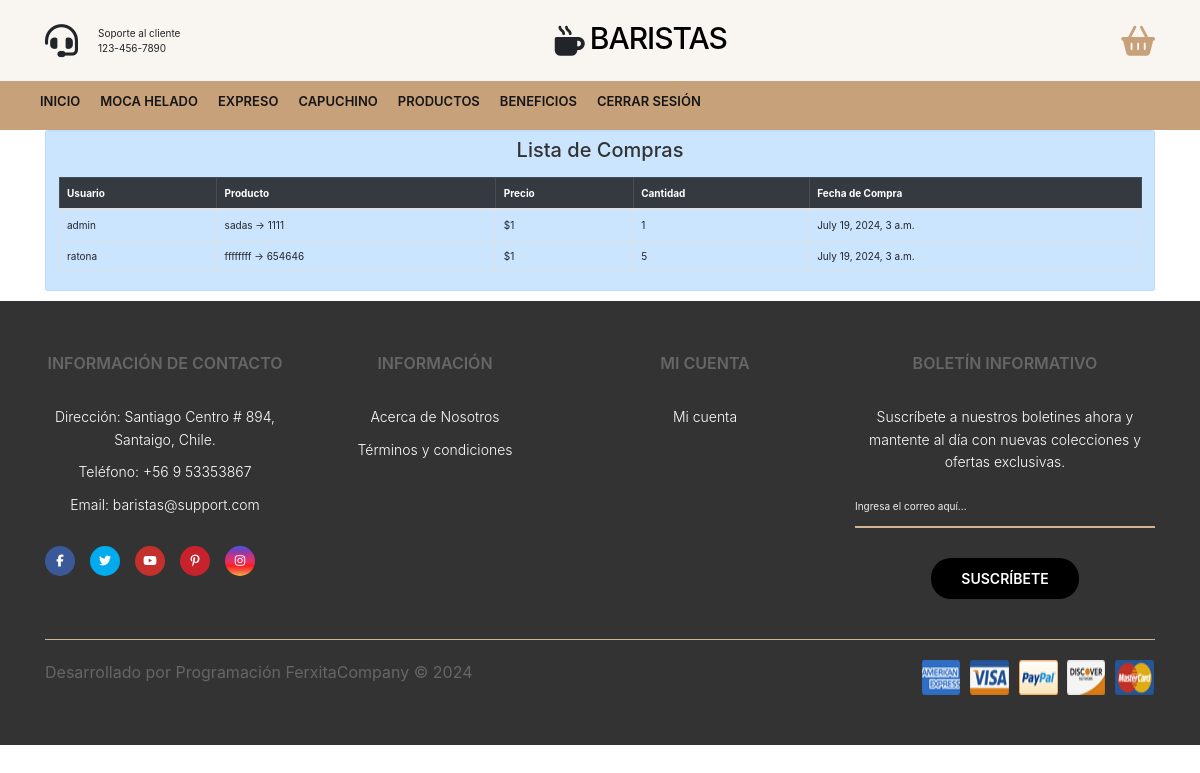
Before: /proyecto/admin_panel/lista-compras/ with the older database file.
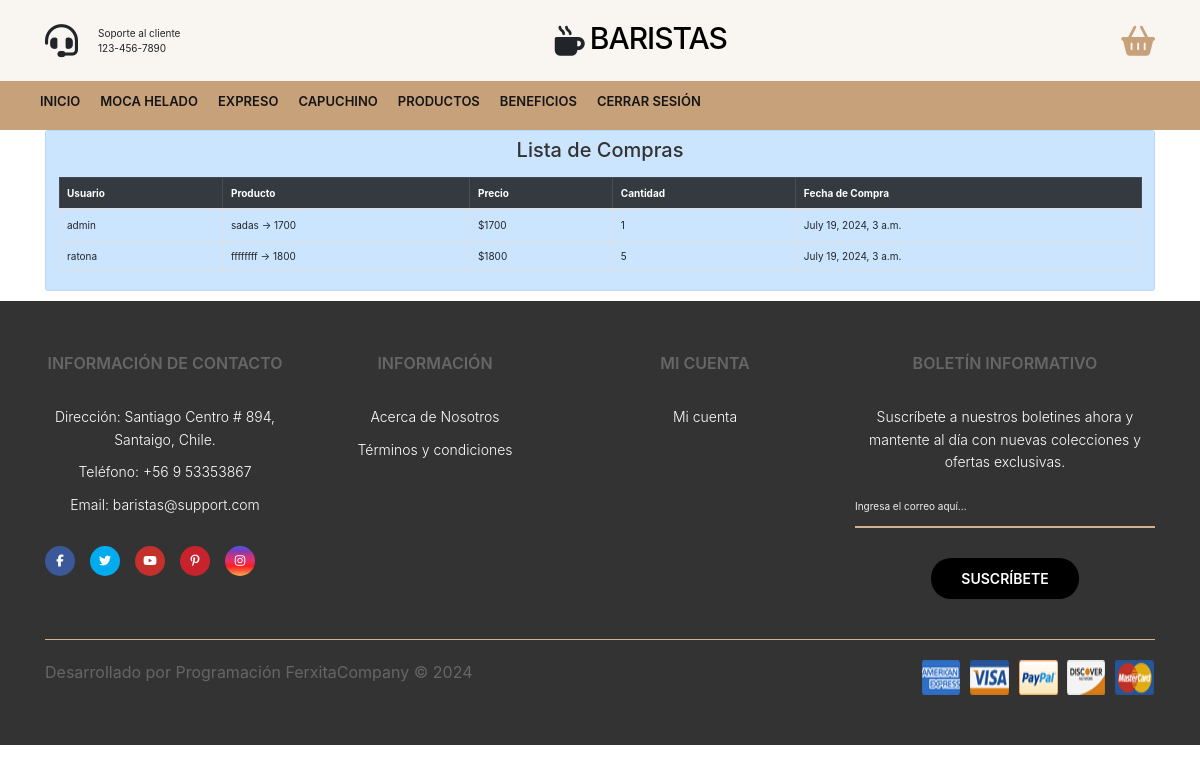
After: the same page with the newer database file.
### proyecto/models.py (models this page shows, shortened)
class Compra(models.Model):
    usuario = models.ForeignKey(User, on_delete=models.CASCADE)
    producto = models.ForeignKey(Producto, on_delete=models.CASCADE)
    cantidad = models.PositiveIntegerField(default=1)
    precio_unitario = models.DecimalField(max_digits=10, decimal_places=0)
    total = models.DecimalField(max_digits=10, decimal_places=0)
    fecha_compra = models.DateTimeField(auto_now_add=True)
    def total(self):
        return self.precio * self.cantidad

class Producto(models.Model):
    nombre = models.CharField(max_length=64)
    categoria = models.CharField(max_length=32)
    precio = models.DecimalField(max_digits=10, decimal_places=0)
    imagen = models.ImageField(upload_to='productos/', default='img/default.jpg')
    def __str__(self):
        return f'{self.nombre} -> {self.precio}'

### proyecto/views.py (the view)
# urls.py: path('admin_panel/lista-compras/', views.lista_compras, name='lista_compras'),
def lista_compras(request):
    compras = Compra.objects.all()
    context = {
        'compras': compras,
    }
    return render(request, 'proyecto/lista_compras.html', {'compras': compras})

### proyecto/context_processor.py (called while the page is built)
def total_carrito(request):
    total = 0
    if request.user.is_authenticated:
        if "carrito" in request.session.keys():
            for key, value in request.session["carrito"].items():
                total += int(value["acumulado"])
    return {"total_carrito": total}

### proyecto/templates/proyecto/lista_compras.html
{% extends 'proyecto/base.html' %}
{% block content %}
<div class="container">
    <div class="alert alert-primary" role="alert">
        <h2 class="text-center mb-4">Lista de Compras</h2>
        <div class="table-responsive">
            <table class="table table-bordered">
                <thead class="table-dark">
                    <tr>
                        <th scope="col">Usuario</th>
                        <th scope="col">Producto</th>
                        <th scope="col">Precio</th>
                        <th scope="col">Cantidad</th>
                        <th scope="col">Fecha de Compra</th>
                    </tr>
                </thead>
                <tbody>
                    {% for compra in compras %}
                        <tr>
                            <td>{{ compra.usuario.username }}</td>
                            <td>{{ compra.producto }}</td>
                            <td>${{ compra.precio_unitario }}</td>
                            <td>{{ compra.cantidad }}</td>
                            <td>{{ compra.fecha_compra }}</td>
                        </tr>
                    {% endfor %}
                </tbody>
            </table>
        </div>
    </div>
</div>
{% endblock %}

### proyecto/templates/proyecto/base.html (shortened to what this page needs)
{% load static %}
<!DOCTYPE html>
<html lang="en">
<head>
    <link rel="stylesheet" href="{% static 'css/styles.css' %}">
    <link rel="stylesheet" href="https://stackpath.bootstrapcdn.com/bootstrap/4.5.2/css/bootstrap.min.css">
</head>
<body>
    <header>
        <div class="container-hero">
            <div class="container hero">
                <div class="customer-support">
                    <i class="fa-solid fa-headset"></i>
                    <div class="content-customer-support">
                        <span class="text">Soporte al cliente</span>
                        <span class="number">123-456-7890</span>
                    </div>
                </div>
                <div class="container-logo">
                    <i class="fa-solid fa-mug-hot"></i>
                    <h1 class="logo"><a href="{% url 'home' %}">Baristas</a></h1>
                </div>
                <div class="container-user">
                    <div class="content-shopping-cart">
                        <a href="{% url 'carrito' %}">
                            <i class="fa-solid fa-basket-shopping"></i>
                        </a>
                    </div>
                </div>
            </div>
        </div>
        <div class="container-navbar">
            <nav class="navbar container">
                <ul class="menu">
                    <li><a href="{% url 'home' %}">Inicio</a></li>
                    <li><a href="{% url 'moca' %}">Moca Helado</a></li>
                    <li><a href="{% url 'expreso' %}">Expreso</a></li>
                    <li><a href="{% url 'capuchino' %}">Capuchino</a></li>
                    <li><a href="{% url 'tienda' %}">Productos</a></li>
                    <li><a href="{% url 'beneficio' %}">Beneficios</a></li>
                    <li><a href="{% url 'logout' %}" id="logout-link">Cerrar sesión</a></li>
                    <li class="dropdown">
                        <div class="container-user">
                            {% if user.is_authenticated %}
                                <a href="{% url 'profile' %}" class="username">Hola, {{ user.username }}</a>
                                {% if user.is_staff %}
                                    <a href="{% url 'admin_panel' %}" class="admin-link">Panel de Administración</a>
                                {% endif %}
                            {% else %}
                                <a href="{% url 'login_t' %}">
                                    <i class="fa-solid fa-user"></i>
                                </a>
                            {% endif %}
                        </div>
                    </li>
                </ul>
            </nav>
        </div>
    </header>
    {% block content %} {% endblock %}
    <footer class="footer">
        <div class="container container-footer">
            <div class="menu-footer">
                <div class="contact-info">
                    <p class="title-footer">Información de Contacto</p>
                    <ul>
                        <li>
                            Dirección: Santiago Centro # 894, Santaigo, Chile.
                        </li>
                        <li>Teléfono: +56 9 53353867</li>
                        <li>Email: baristas@support.com</li>
                    </ul>
                    <div class="social-icons">
                        <span class="facebook"><i class="fa-brands fa-facebook-f"></i></span>
                        <span class="twitter"><i class="fa-brands fa-twitter"></i></span>
                        <span class="youtube"><i class="fa-brands fa-youtube"></i></span>
                        <span class="pinterest"><i class="fa-brands fa-pinterest-p"></i></span>
                        <span class="instagram"><i class="fa-brands fa-instagram"></i></span>
                    </div>
                </div>
                <div class="information">
                    <p class="title-footer">Información</p>
                    <ul>
                        <li><a href="{% url 'nosotros' %}">Acerca de Nosotros</a></li>
                        <li><a href="#">Términos y condiciones</a></li>
                    </ul>
                </div>
                <div class="my-account">
                    <p class="title-footer">Mi cuenta</p>
                    <ul>
                        <li><a href="{% url 'login_t' %}">Mi cuenta</a></li>
                    </ul>
                </div>
                <div class="newsletter">
                    <p class="title-footer">Boletín informativo</p>
                    <div class="content">
                        <p>Suscríbete a nuestros boletines ahora y mantente al día con nuevas colecciones y ofertas exclusivas.</p>
                        <input type="email" id="emailInput" placeholder="Ingresa el correo aquí...">
                        <button onclick="subscribe()">Suscríbete</button>
                    </div>
                </div>
            </div>
            <div class="copyright">
                <p>Desarrollado por Programación FerxitaCompany &copy; 2024</p>
                <img src="{% static 'img/payment.png' %}" alt="Pagos">
            </div>
        </div>
    </footer>
</body>
</html>

### proyecto/static/css/styles.css (style rules this page uses)
:root { --primary-color: #c7a17a; --background-color: #f9f5f0; --dark-color: #151515; }
html { font-size: 62.5%; font-family: 'Poppins', sans-serif; }
* { margin: 0; padding: 0; box-sizing: border-box; }
.container { max-width: 120rem; margin: 0 auto; }
.container-hero { background-color: var(--background-color); }
.hero { display: flex; justify-content: space-between; align-items: center; padding: 2rem 0; }
.customer-support { display: flex; align-items: center; gap: 2rem; }
.customer-support i { font-size: 3.3rem; }
.content-customer-support { display: flex; flex-direction: column; }
.container-logo { display: flex; align-items: center; gap: 0.5rem; }
.container-logo i { font-size: 3rem; }
.container-logo h1 a { text-decoration: none; color: #000; font-size: 3rem; text-transform: uppercase; letter-spacing: -1px; }
.container-user { display: flex; gap: 1rem; cursor: pointer; }
.container-user .fa-user { font-size: 3rem; color: var(--primary-color); padding-right: 2.5rem; border-right: 1px solid #e2e2e2; }
.container-user .fa-basket-shopping { font-size: 3rem; color: var(--primary-color); padding-left: 1rem; }
.content-shopping-cart { display: flex; flex-direction: column; }
.container-navbar { background-color: var(--primary-color); }
.navbar { display: flex; justify-content: space-between; align-items: center; padding: 1rem 0; }
.menu { display: flex; gap: 2rem; }
.menu li { list-style: none; }
.menu a { text-decoration: none; font-size: 1.3rem; color: var(--dark-color); font-weight: 600; text-transform: uppercase; position: relative; }
.menu a::after { content: ''; width: 1.5rem; height: 1px; background-color: #fff; position: absolute; bottom: -3px; left: 50%; transform: translate(-50%, 50%); opacity: 0; transition: all 0.3s ease; }
.footer { background-color: var(--primary-color); }
.container-footer { display: flex; flex-direction: column; gap: 4rem; padding: 3rem; }
.menu-footer { display: grid; grid-template-columns: repeat(3, 1fr) 30rem; gap: 3rem; justify-items: center; }
.title-footer { font-weight: 600; font-size: 1.6rem; text-transform: uppercase; }
.contact-info, .information, .my-account, .newsletter { display: flex; flex-direction: column; gap: 2rem; }
.contact-info ul, .information ul, .my-account ul { display: flex; flex-direction: column; gap: 1rem; }
.contact-info ul li, .information ul li, .my-account ul li { list-style: none; color: #fff; font-size: 1.4rem; font-weight: 300; }
.information ul li a, .my-account ul li a { text-decoration: none; color: #fff; font-weight: 300; }
.social-icons { display: flex; gap: 1.5rem; }
.social-icons span { border-radius: 50%; width: 3rem; height: 3rem; display: flex; align-items: center; justify-content: center; }
.social-icons span i { color: #fff; font-size: 1.2rem; }
.facebook { background-color: #3b5998; }
.twitter { background-color: #00acee; }
.youtube { background-color: #c4302b; }
.pinterest { background-color: #c8232c; }
.instagram { background: linear-gradient( #405de6, #833ab4, #c13584, #e1306c, #fd1d1d, #f56040, #fcaf45 ); }
.content p { font-size: 1.4rem; color: #fff; font-weight: 300; }
.content input { outline: none; background: none; border: none; border-bottom: 2px solid #d2b495; cursor: pointer; padding: 0.5rem 0 1.2rem; color: var(--dark-color); display: block; margin-bottom: 3rem; margin-top: 2rem; width: 100%; font-family: inherit; }
.content button { border: none; background-color: #000; color: #fff; text-transform: uppercase; padding: 1rem 3rem; border-radius: 2rem; font-size: 1.4rem; font-family: inherit; cursor: pointer; font-weight: 600; }
.copyright { display: flex; justify-content: space-between; padding-top: 2rem; border-top: 1px solid #d2b495; }
.copyright p { font-weight: 400; font-size: 1.6rem; }
body { font-family: Arial, sans-serif; background-color: #f0f0f0; margin: 0; padding: 0; }
h2, h3 { font-size: 24px; color: #333; margin-bottom: 10px; }
p, ul, li { font-size: 18px; color: #666; line-height: 1.6; }
ul { list-style-type: none; padding: 0; }
.footer { clear: both; background-color: #333; color: #fff; padding: 20px; text-align: center; }
.container-user .fa-user { font-size: 2rem; color: var(--primary-color); padding-right: 1rem; border-right: none; }

Changed rows visible on the page:
changed Compra "admin": producto "sadas -> 1111" → "sadas -> 1700"; precio_unitario "1" → "1700"
changed Compra "ratona": producto "ffffffff -> 654646" → "ffffffff -> 1800"; precio_unitario "1" → "1800"
